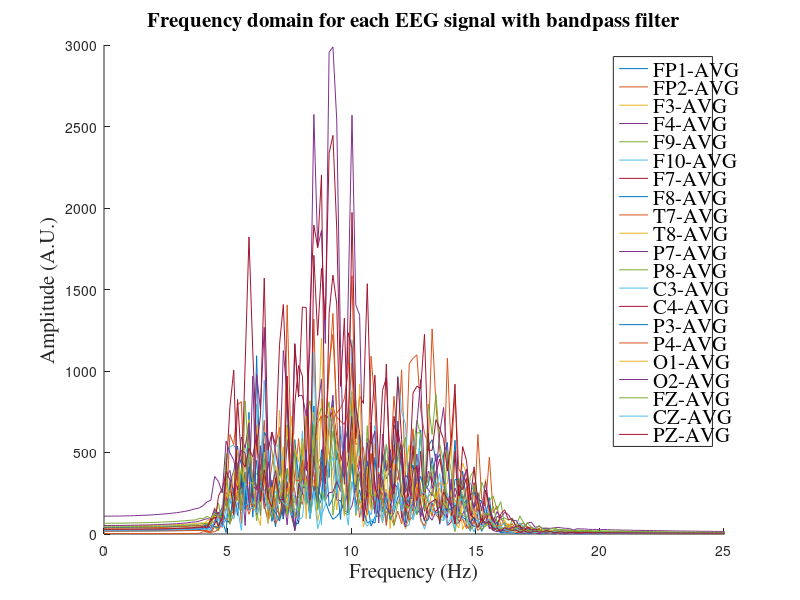

MATLAB code for this plot:
clear; clc;
load("anfald3.mat")

fs = 200;
f_cutoff = [5, 15]/(fs/2);
n = 6;
ftype = 'bandpass';
[b,a] = butter(n, f_cutoff, ftype);

fieldnames = anfald3.channels();
%fvtool(b,a)

% design frequeny range
f = linspace(0, 200, 1301);
legend_names = [];

figure(); hold on
for jj = 1:21
    current_seizure_part = anfald3.data(3300:end,jj);
    filtered_current_seizure_part = filtfilt(b, a, current_seizure_part);
    filtered_current_seizure_part_transform = fft(filtered_current_seizure_part);
    filtered_current_seizure_part_transform_abs = abs(filtered_current_seizure_part_transform);

    plot(f, filtered_current_seizure_part_transform_abs);
end
xlabel('Frequency (Hz)')
ylabel('Amplitude (A.U.)')
xlim([0, 25])
legend(fieldnames)
title('Frequency domain for each EEG signal with bandpass filter')
hold off

fh = findall(0,'Type','Figure');
txt_obj = findall(fh,'Type','text');
set(txt_obj,'fontname','times','FontSize', 15);  % Set it to times
